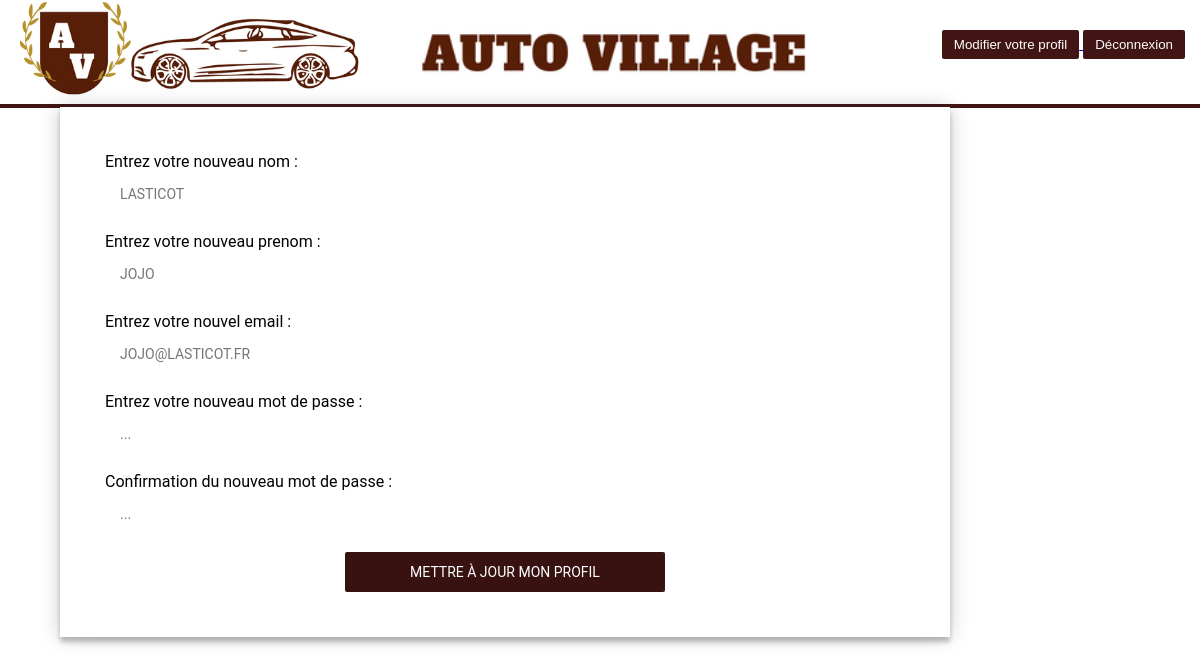
/edit_profil.php (signed in), run on the app's committed database.
### tables this page shows
CREATE TABLE IF NOT EXISTS `user` (
  `id` int(11) NOT NULL AUTO_INCREMENT,
  `nom` varchar(255) NOT NULL,
  `prenom` varchar(255) NOT NULL,
  `email` varchar(255) NOT NULL,
  `password` varchar(255) NOT NULL,
  PRIMARY KEY (`id`),
  UNIQUE KEY `email` (`email`),
  KEY `prenom` (`prenom`)
);

### edit_profil.php (the view, shortened to what this page needs)
<?php
$data_base = new PDO("mysql:dbname=auto_enchere;host=localhost", "root", "root");
if (isset($_SESSION['user_id'])) {
    $requete = $data_base->prepare("SELECT * FROM user WHERE id = ?");
    $requete->execute([$_SESSION['user_id']]);
    $user = $requete->fetch();
?>
<!DOCTYPE html>
<html lang="en">
<head>
</head>
<body>
<header>
<a href="index.php"><img src="images/logo.png" alt="" class="logo" /></a>
<a href="index.php"><img src="images/logo_text.png" alt="" class="logo_text" /></a>
<nav>
    <a href="edit_profil.php"> <button> Modifier votre profil </button> </a>
    <a href="deconnexion.php"> <button> Déconnexion </button> </a>
</nav>
</header>
    <div class="div_form " >
    <form method="POST" action="edit_profil.php">
        <label> Entrez votre nouveau nom : </label>
        <input type="text" name="newnom" placeholder="<?= $user["nom"]; ?>">
        <label>Entrez votre nouveau prenom :</label>
        <input type="text" name="newprenom" placeholder="<?= $user["prenom"]; ?>">
        <label for="email">Entrez votre nouvel email :</label>
        <input type="text" name="newemail" placeholder="<?= $user["email"]; ?>">
        <label>Entrez votre nouveau mot de passe :</label>
        <input type="password" name="newmdp1" placeholder="...">
        <label>Confirmation du nouveau mot de passe :</label>
        <input type="password" name="newmdp2" placeholder="..." />
        <button> Mettre à jour mon profil</button>
    </form>
</div>
<?php } else {
    echo  "Vos deux mot de passe ne correspondent pas !";
}
?>
</body>
</html>

### edit_profil.php (style rules this page uses)
header { background-color: #ffffff; position: fixed; left: 0px; right: 0px; top: 0px; min-height: 13vh; display: flex; justify-content: space-between; border-bottom: 4px solid rgb(66, 21, 21); }
.logo { height: 12vh; margin-left: 20px; }
.logo_text { height: 8vh; margin-top: 20px; margin-left: -10%; }
nav { margin-top: 30px; margin-right: 15px; }
nav button { background-color: rgb(66, 21, 21); color: #fff; padding: 7px 12px; border: none; cursor: pointer; border-radius: 2px; }
.div_form { padding: 7% 35% 0; margin-top: 2%; }
form { font-family: "Roboto", sans-serif; position: fixed; left: 5%; z-index: 1; background: #ffffff; width: 800px; padding: 45px; text-align: left; box-shadow: 0 0 20px 0 rgba(0, 0, 0, 0.2), 0 5px 5px 0 rgba(0, 0, 0, 0.24); }
form input { font-family: "Roboto", sans-serif; outline: 0; background: white; width: 100%; border: 0; margin: 0 0 15px; padding: 15px; box-sizing: border-box; font-size: 14px; }
form button { font-family: "Roboto", sans-serif; text-transform: uppercase; outline: 0; background: rgb(56, 17, 17); width: 40%; margin-left: 30%; margin-right: 15%; border: 0; padding: 12px; color: #ffffff; font-size: 14px; border-radius: 2px; cursor: pointer; }

### data on the page
user: newnom "LASTICOT", newprenom "JOJO", newemail "JOJO@LASTICOT.FR"
